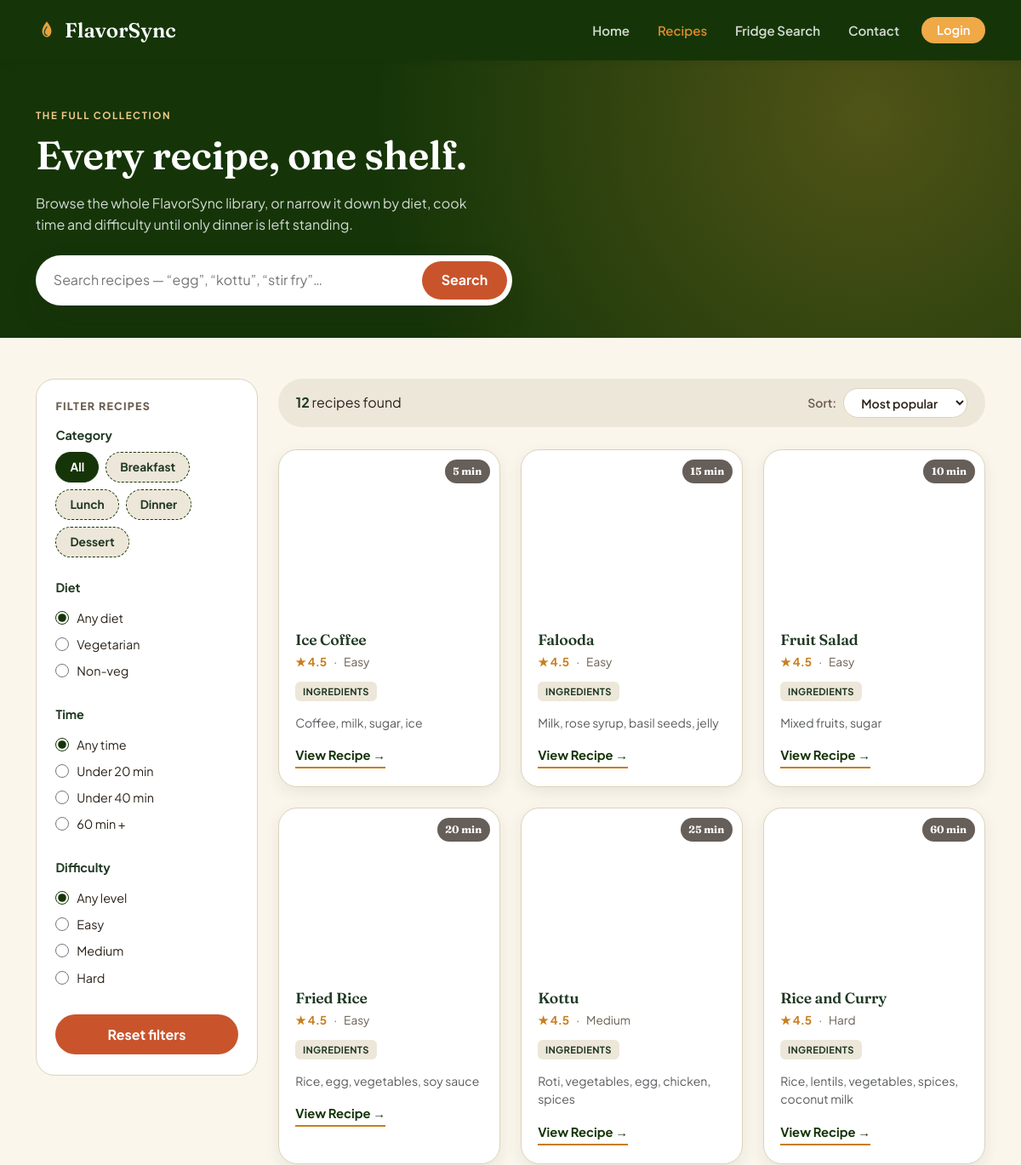
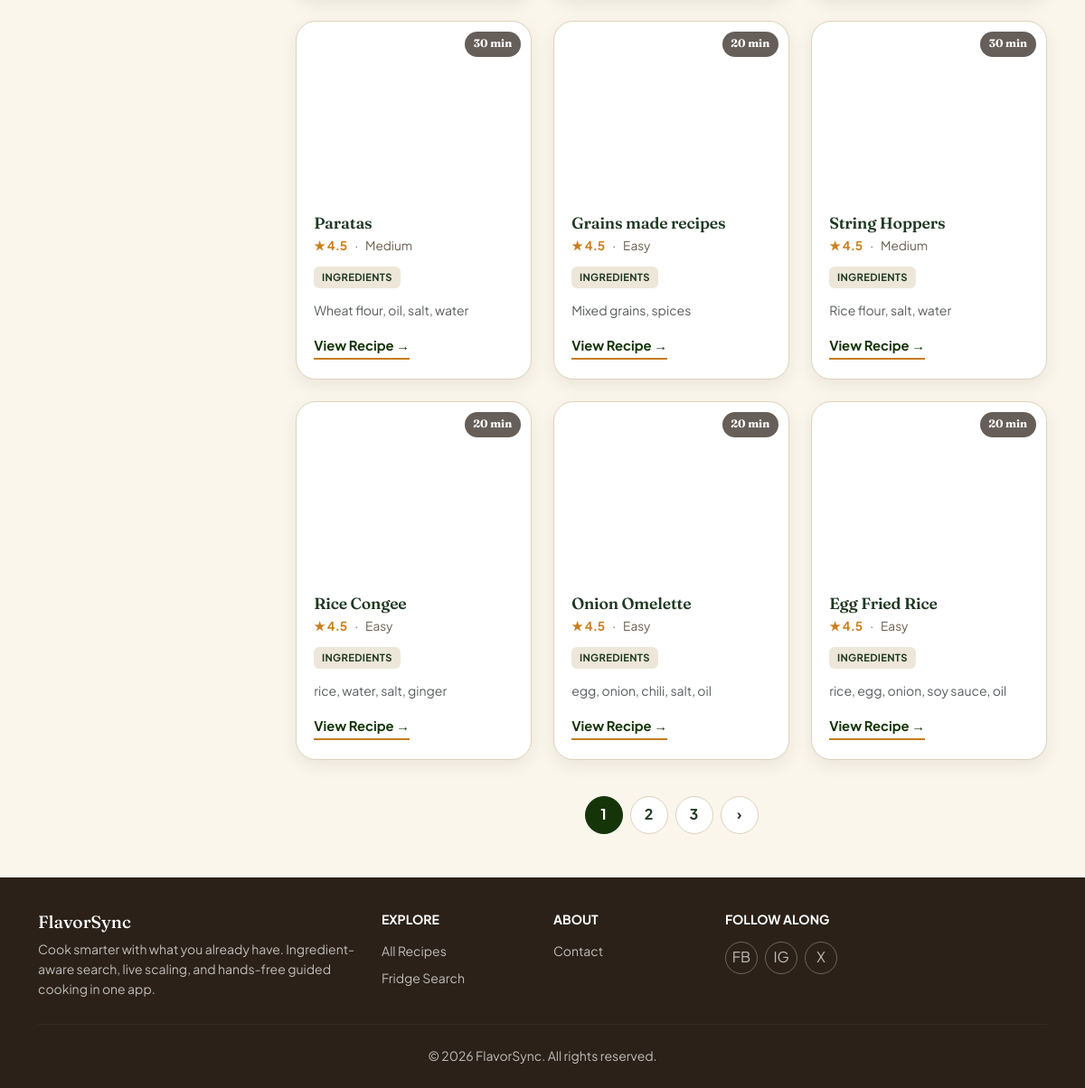
Page /recipes.php on the committed database (2 pictures, top to bottom).
### tables this page shows
CREATE TABLE `recipes` (
  `id` int(11) NOT NULL,
  `title` varchar(150) NOT NULL,
  `ingredients` text NOT NULL,
  `instructions` text NOT NULL,
  `user_id` int(11) DEFAULT NULL,
  `category` varchar(50) DEFAULT 'dinner',
  `diet` varchar(50) DEFAULT 'veg',
  `time` int(11) DEFAULT 20,
  `difficulty` varchar(50) DEFAULT 'easy',
  `rating` decimal(3,1) DEFAULT 4.5,
  `image` varchar(255) DEFAULT ''
);

### recipes.php (the view, shortened to what this page needs)
<?php
require_once 'includes/db.php';
$stmt = $conn->prepare("SELECT * FROM recipes ORDER BY id DESC");
$stmt->execute();
$recipes = $stmt->fetchAll(PDO::FETCH_ASSOC);
$total_recipes = count($recipes);
?>
<!DOCTYPE html>
<html lang="en">
<head>
<link href="https://cdnjs.cloudflare.com/ajax/libs/bootstrap/5.3.3/css/bootstrap.min.css" rel="stylesheet">
<link rel="stylesheet" href="css/recipes.css">
</head>
<body>
<nav class="navbar navbar-expand-lg fs-navbar sticky-top">
  <div class="container">
    <a class="navbar-brand" href="index.php">
      FlavorSync
    </a>
    <div class="collapse navbar-collapse" id="fsNav">
      <ul class="navbar-nav ms-auto align-items-lg-center gap-lg-1">
        <li class="nav-item"><a class="nav-link" href="index.php">Home</a></li>
        <li class="nav-item"><a class="nav-link active" aria-current="page" href="recipes.php">Recipes</a></li>
        <li class="nav-item"><a class="nav-link" href="fridge-search.php">Fridge Search</a></li>
        <li class="nav-item"><a class="nav-link" href="contact.php">Contact</a></li>
        <?php if (isset($_SESSION['username'])): ?>
          <li class="nav-item ms-lg-2 mt-2 mt-lg-0">
            <a class="btn-login" href="auth/logout.php">Logout (<?= htmlspecialchars($_SESSION['username']) ?>)</a>
          </li>
        <?php else: ?>
          <li class="nav-item ms-lg-2 mt-2 mt-lg-0">
            <a class="btn-login" href="auth/login.php">Login</a>
          </li>
        <?php endif; ?>
      </ul>
    </div>
  </div>
</nav>
<header class="fs-page-header">
  <div class="container">
    <span class="eyebrow" style="color:#F0C98A;">The full collection</span>
    <h1 class="mt-2 mb-3">Every recipe, one shelf.</h1>
    <p class="mb-4">Browse the whole FlavorSync library, or narrow it down by diet, cook time and difficulty until only dinner is left standing.</p>
    <form class="fs-search-bar" style="max-width:560px;" role="search" onsubmit="return applyFilters(event)">
      <input type="search" id="recipeSearch" placeholder="Search recipes — “egg”, “kottu”, “stir fry”…">
      <button type="submit">Search</button>
    </form>
  </div>
</header>
<main class="container py-5">
  <div class="row g-4">
    <aside class="col-lg-3">
      <div class="fs-filter-panel" style="position:sticky; top:96px;">
        <h2>Filter recipes</h2>
        <fieldset class="fs-filter-group">
          <legend>Category</legend>
          <div class="d-flex flex-wrap gap-2">
            <button type="button" class="fs-chip active" data-filter="category" data-value="all">All</button>
            <button type="button" class="fs-chip" data-filter="category" data-value="breakfast">Breakfast</button>
            <button type="button" class="fs-chip" data-filter="category" data-value="lunch">Lunch</button>
            <button type="button" class="fs-chip" data-filter="category" data-value="dinner">Dinner</button>
            <button type="button" class="fs-chip" data-filter="category" data-value="dessert">Dessert</button>
          </div>
        </fieldset>
        <fieldset class="fs-filter-group">
          <legend>Diet</legend>
          <label class="fs-radio"><input type="radio" name="diet" value="all" checked> Any diet</label>
          <label class="fs-radio"><input type="radio" name="diet" value="veg"> Vegetarian</label>
          <label class="fs-radio"><input type="radio" name="diet" value="nonveg"> Non-veg</label>
        </fieldset>
        <fieldset class="fs-filter-group">
          <legend>Time</legend>
          <label class="fs-radio"><input type="radio" name="time" value="all" checked> Any time</label>
          <label class="fs-radio"><input type="radio" name="time" value="20"> Under 20 min</label>
          <label class="fs-radio"><input type="radio" name="time" value="40"> Under 40 min</label>
          <label class="fs-radio"><input type="radio" name="time" value="60"> 60 min +</label>
        </fieldset>
        <fieldset class="fs-filter-group">
          <legend>Difficulty</legend>
          <label class="fs-radio"><input type="radio" name="difficulty" value="all" checked> Any level</label>
          <label class="fs-radio"><input type="radio" name="difficulty" value="easy"> Easy</label>
          <label class="fs-radio"><input type="radio" name="difficulty" value="medium"> Medium</label>
          <label class="fs-radio"><input type="radio" name="difficulty" value="hard"> Hard</label>
        </fieldset>
        <button type="button" class="btn btn-fs-primary w-100 mt-1" onclick="resetFilters()">Reset filters</button>
      </div>
    </aside>
    <section class="col-lg-9">
      <div class="fs-results-bar">
        <span id="resultsCount"><strong><?= $total_recipes ?></strong> recipes found</span>
        <div class="d-flex align-items-center gap-2">
          <label for="sortSelect" class="small fw-semibold mb-0 text-nowrap" style="color:var(--ink-soft);">Sort:</label>
          <select id="sortSelect" class="fs-sort-select" onchange="applyFilters()">
            <option value="popular">Most popular</option>
          </select>
        </div>
      </div>
      <div class="row g-4" id="recipeGrid">
        <?php if ($total_recipes > 0): ?>
          <?php foreach ($recipes as $index => $recipe): ?>
            <div class="col-sm-6 col-xl-4 recipe-card"
                 data-name="<?= htmlspecialchars(strtolower($recipe['title'])) ?>"
                 data-category="<?= htmlspecialchars($recipe['category'] ?? 'dinner') ?>"
                 data-diet="<?= htmlspecialchars($recipe['diet'] ?? 'veg') ?>"
                 data-time="<?= htmlspecialchars($recipe['time'] ?? '20') ?>"
                 data-difficulty="<?= htmlspecialchars($recipe['difficulty'] ?? 'easy') ?>"
                 data-rating="<?= htmlspecialchars($recipe['rating'] ?? '4.5') ?>">
              <article class="fs-card">
                <div class="fs-card-media media-<?= ($index % 9) + 1 ?>">
                  <span class="fs-card-time"><?= htmlspecialchars($recipe['time'] ?? '20') ?> min</span>
                  <span><?= htmlspecialchars($recipe['title']) ?></span>
                </div>
                <div class="fs-card-body">
                  <h3><?= htmlspecialchars($recipe['title']) ?></h3>
                  <div class="fs-card-meta"><span class="fs-stars">★ <?= htmlspecialchars($recipe['rating'] ?? '4.5') ?></span><span>·</span><span style="text-transform: capitalize;"><?= htmlspecialchars($recipe['difficulty'] ?? 'easy') ?></span></div>
                  <div class="fs-card-tags"><span class="fs-tag">Ingredients</span></div>
                  <p class="small text-muted mt-2 mb-0" style="display: -webkit-box; -webkit-line-clamp: 2; -webkit-box-orient: vertical; overflow: hidden;">
                    <?= htmlspecialchars($recipe['ingredients']) ?>
                  </p>
                  <a href="recipe-detail.php?id=<?= $recipe['id'] ?>" class="fs-card-btn mt-3">View Recipe →</a>
                </div>
              </article>
            </div>
          <?php endforeach; ?>
        <?php endif; ?>
      </div>
      <nav class="fs-pagination" aria-label="Recipe pages">
        <button type="button" class="active" aria-current="page">1</button>
        <button type="button">2</button>
        <button type="button">3</button>
        <button type="button" aria-label="Next page">›</button>
      </nav>
    </section>
  </div>
</main>
<footer class="fs-footer">
  <div class="container">
    <div class="row gy-4">
      <div class="col-md-4">
        <h5>FlavorSync</h5>
        <p class="small mt-2 mb-0">Cook smarter with what you already have. Ingredient-aware search, live scaling, and hands-free guided cooking in one app.</p>
      </div>
      <div class="col-6 col-md-2">
        <h6 class="text-white fw-bold small text-uppercase mb-3">Explore</h6>
        <ul class="list-unstyled small d-flex flex-column gap-2">
          <li><a href="recipes.php">All Recipes</a></li>
          <li><a href="fridge-search.php">Fridge Search</a></li>
        </ul>
      </div>
      <div class="col-6 col-md-2">
        <h6 class="text-white fw-bold small text-uppercase mb-3">About</h6>
        <ul class="list-unstyled small d-flex flex-column gap-2">
          <li><a href="contact.php">Contact</a></li>
        </ul>
      </div>
      <div class="col-md-4">
        <h6 class="text-white fw-bold small text-uppercase mb-3">Follow along</h6>
        <div class="d-flex gap-2">
          <a href="#" class="fs-social" aria-label="Facebook">FB</a>
          <a href="#" class="fs-social" aria-label="Instagram">IG</a>
          <a href="#" class="fs-social" aria-label="X / Twitter">X</a>
        </div>
      </div>
    </div>
    <hr class="my-4">
    <p class="small mb-0 text-center">© 2026 FlavorSync. All rights reserved.</p>
  </div>
</footer>
</body>
</html>

### rows in the picture
recipes: time "5", title "Ice Coffee", rating "4.5", difficulty "Easy", ingredients "Coffee, milk, sugar, ice"
recipes: time "15", title "Falooda", rating "4.5", difficulty "Easy", ingredients "Milk, rose syrup, basil seeds, jelly"
recipes: time "10", title "Fruit Salad", rating "4.5", difficulty "Easy", ingredients "Mixed fruits, sugar"
recipes: time "20", title "Fried Rice", rating "4.5", difficulty "Easy", ingredients "Rice, egg, vegetables, soy sauce"
recipes: time "25", title "Kottu", rating "4.5", difficulty "Medium", ingredients "Roti, vegetables, egg, chicken, spices"
recipes: time "60", title "Rice and Curry", rating "4.5", difficulty "Hard", ingredients "Rice, lentils, vegetables, spices, coconut milk"
recipes: time "30", title "Paratas", rating "4.5", difficulty "Medium", ingredients "Wheat flour, oil, salt, water"
recipes: time "20", title "Grains made recipes", rating "4.5", difficulty "Easy", ingredients "Mixed grains, spices"
recipes: time "30", title "String Hoppers", rating "4.5", difficulty "Medium", ingredients "Rice flour, salt, water"
recipes: time "20", title "Rice Congee", rating "4.5", difficulty "Easy", ingredients "rice, water, salt, ginger"
recipes: time "20", title "Onion Omelette", rating "4.5", difficulty "Easy", ingredients "egg, onion, chili, salt, oil"
recipes: time "20", title "Egg Fried Rice", rating "4.5", difficulty "Easy", ingredients "rice, egg, onion, soy sauce, oil"
